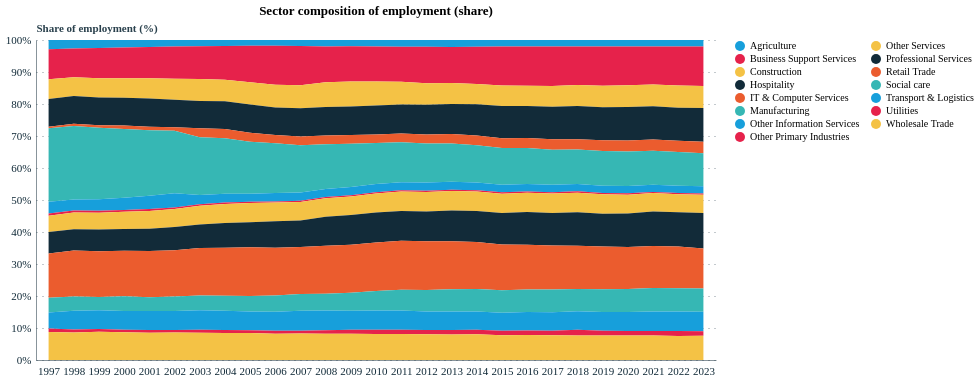

Here is the notebook cell this chart was saved with:
### Markdown cell above
---
## 6. Firm Population & Employment

Sector share of total firms and employment over time.

### Code cell
total_pop = pop[pop['dimension'] == 'Total'][['year', 'n_firms', 'employment']].rename(
    columns={'n_firms': 'total_firms', 'employment': 'total_emp'}
)
pop_s2 = pop_s.merge(total_pop, on='year')
pop_s2['firm_share'] = pop_s2['n_firms']    / pop_s2['total_firms'] * 100
pop_s2['emp_share']  = pop_s2['employment'] / pop_s2['total_emp']   * 100

# Employment share by sector over time
alt.Chart(pop_s2).mark_area().encode(
    x=alt.X('year:O', title=''),
    y=alt.Y('emp_share:Q', title='Share of employment (%)', stack='normalize'),
    color=alt.Color('category:N', legend=alt.Legend(title='', columns=2)),
    tooltip=['year:O', 'category:N', alt.Tooltip('emp_share:Q', format='.1f')]
).properties(title='Sector composition of employment (share)', width=680, height=320)

### Figure 1 — Vega-Lite specification as saved in the notebook (floating-point values rounded to 4 significant figures; data arrays with more than 128 entries replaced by an {"elided": "..."} marker saying what was removed)
{"config": {"font": "Circular Std", "mark": {"line": {"interpolate": "linear"}}, "view": {"stroke": "transparent", "width": 400, "height": 300}, "range": {"category": ["#179fdb", "#e6224b", "#f4c245", "#122b39", "#eb5c2e", "#36b7b4"], "diverging": ["#E6224B", "#E54753", "#C9C9C9", "#179FDB", "#122B39"], "heatmap": ["#C9C9C9", "#179FDB", "#0063AF", "#122B39"], "ordinal": ["#00A767", "#36B7B4", "#179FDB", "#0063AF", "#243B5A"]}, "axisX": {"labelColor": "#122b39", "tickColor": "#122b39", "domainColor": "#122b39", "domainOpacity": 0.5, "gridOpacity": 0, "labelFont": "Circular Std", "labelAngle": 0, "labelAlign": "center", "labelFontSize": 11, "labelPadding": 5, "tickCount": 10, "tickSize": 0, "title": ""}, "axisY": {"labelColor": "#122b39", "labelFont": "Circular Std", "tickColor": "#122b39", "domainColor": "#122b39", "gridColor": "#122b39", "gridDash": [1, 5], "gridOpacity": 0.5, "labelPadding": 5, "labelFontSize": 11, "domainOpacity": 0.5, "tickSize": 0, "title": null, "titleAlign": "left", "titleAngle": 0, "titleBaseline": "bottom", "titleColor": "#122b39", "titleOpacity": 0.9, "titleX": 0, "titleY": -7}}, "data": {"name": "data-074790741eaefabeaeb1786c2b196dc4"}, "mark": {"type": "area"}, "encoding": {"color": {"field": "category", "legend": {"columns": 2, "title": ""}, "type": "nominal"}, "tooltip": [{"field": "year", "type": "ordinal"}, {"field": "category", "type": "nominal"}, {"field": "emp_share", "format": ".1f", "type": "quantitative"}], "x": {"field": "year", "title": "", "type": "ordinal"}, "y": {"field": "emp_share", "stack": "normalize", "title": "Share of employment (%)", "type": "quantitative"}}, "height": 320, "title": "Sector composition of employment (share)", "width": 680, "$schema": "https://vega.github.io/schema/vega-lite/v5.20.1.json", "datasets": {"data-074790741eaefabeaeb1786c2b196dc4": {"elided": "405 records"}}}
